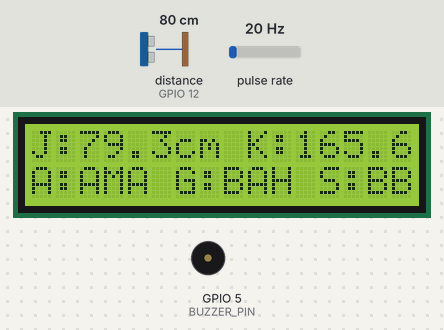
A sketch run on a simulated ESP32. Parts: 16×2 character LCD, buzzer (waves = sounding, pin HIGH). Wiring (inferred from the names in the program): ultrasonic range finder: trigger GPIO 13; echo GPIO 12; pulse sensor: data GPIO 4. The inputs (shaded band) are chosen by the test bench; at power-on: distance to the obstacle (sensor on GPIO 12) 80 cm, pulse rate 20 Hz. The echo pulse lasts 58.3 µs per cm; WiFi joins after 1.5 s; servers stay silent unless stated; pins used as bus, display or sensor lines are not drawn; what the sketch prints to the serial monitor is not drawn.

Above: at 10.2 s.
10.3 s: distance to the obstacle (sensor on GPIO 12) set to 2 cm
At 12.5 s:
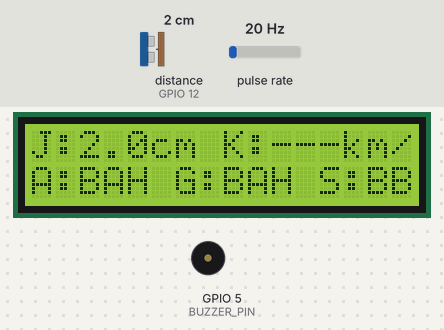
16.0 s: pulse rate (sensor on GPIO 4) set to 4 Hz
At 21.5 s:
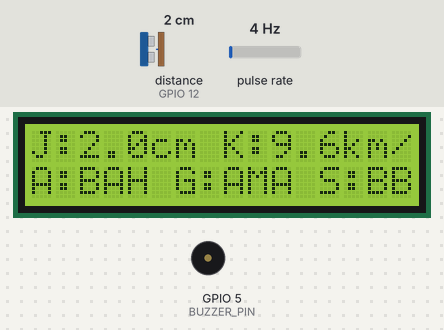
21.7 s: distance to the obstacle (sensor on GPIO 12) set to 35 cm
At 24.1 s:
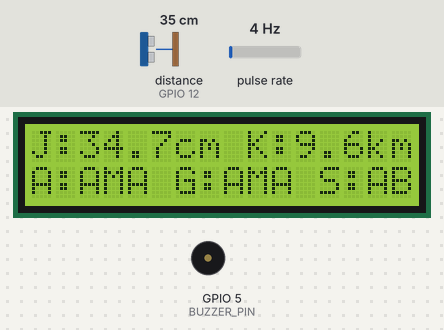
24.5 s: distance to the obstacle (sensor on GPIO 12) set to 23 cm
At 25.6 s:
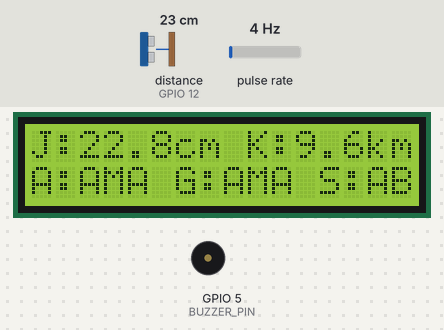
26.5 s: distance to the obstacle (sensor on GPIO 12) set to 18 cm
At 27.8 s:
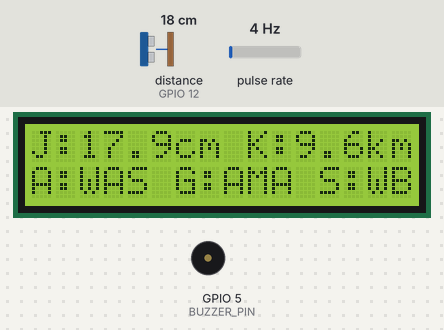
32.2 s: pulse rate (sensor on GPIO 4) set to 50 Hz
At 34.2 s:
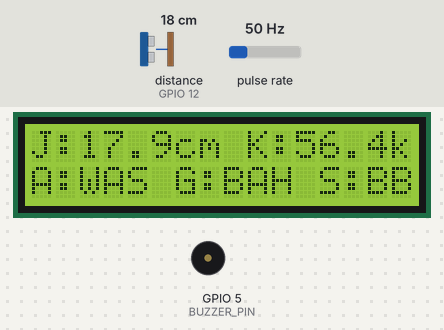
Timing chart, 0 to 38.6 s (numbered marks = the images above; inputs shaded):
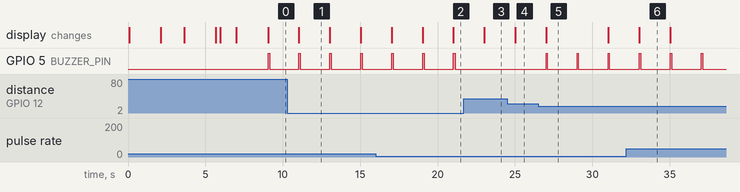

The sketch:

main.ino
```cpp
// =====================================================
// KODE FINAL - OPTIMASI UNTUK GRAFIK BLYNK
// MONITORING PESISIR + BLYNK + WIFIMANAGER
// =====================================================

#define BLYNK_TEMPLATE_ID "TMPL5f7ipGN7a"
#define BLYNK_TEMPLATE_NAME "Monitoring Air Laut"
#define BLYNK_AUTH_TOKEN "soYvnfBg4ZZMvK52VmuE2-98cx1CaXaa"

// Aktifkan debug Blynk
#define BLYNK_PRINT Serial
#define BLYNK_DEBUG

#include <WiFi.h>
#include <BlynkSimpleEsp32.h>
#include <Wire.h>
#include <LiquidCrystal_I2C.h>
#include <WiFiManager.h>

// =====================================================
// KONFIGURASI PIN
// =====================================================
#define SDA_PIN 21
#define SCL_PIN 22
#define TRIG_PIN 13
#define ECHO_PIN 12
#define ANEMO_PIN 4
#define BUZZER_PIN 5

// =====================================================
// KONFIGURASI BLYNK VIRTUAL PINS
// =====================================================
#define V0 0  // Ketinggian Air (Double - cm)
#define V1 1  // Kecepatan Angin (Double - km/h)
#define V2 2  // Status Air (String)
#define V3 3  // Status Angin (String)
#define V4 4  // Status Sistem (String)

// =====================================================
// KONSTANTA
// =====================================================
const float AIR_BAHAYA = 10.0;
const float AIR_WASPADA = 20.0;
const float ANGIN_WASPADA = 10.0;
const float ANGIN_BAHAYA = 20.0;

// =====================================================
// INISIALISASI
// =====================================================
LiquidCrystal_I2C lcd(0x27, 16, 2);
BlynkTimer timer;
WiFiManager wifiManager;

// =====================================================
// VARIABEL
// =====================================================
float waterDistance = 0;
float windSpeed = 0;
String waterStatus = "AMAN";
String windStatus = "AMAN";
String overallStatus = "AMAN";

volatile unsigned int windCounter = 0;
unsigned long lastWindTime = 0;
const float WIND_FACTOR = 2.4;

bool blynkConnected = false;
bool wifiConnected = false;

// Counter untuk debugging
int sendCount = 0;

// =====================================================
// INTERRUPT
// =====================================================
void IRAM_ATTR windISR() {
  windCounter++;
}

// =====================================================
// BACA SENSOR
// =====================================================
float readWaterDistance() {
  digitalWrite(TRIG_PIN, LOW);
  delayMicroseconds(2);
  digitalWrite(TRIG_PIN, HIGH);
  delayMicroseconds(10);
  digitalWrite(TRIG_PIN, LOW);

  long duration = pulseIn(ECHO_PIN, HIGH, 30000);

  if (duration == 0) {
    return -1;
  }

  float distance = duration * 0.034 / 2;
  return distance;
}

float readWindSpeed() {
  unsigned long currentTime = millis();

  if (currentTime - lastWindTime >= 2000) {
    float rotations = windCounter;
    windCounter = 0;
    lastWindTime = currentTime;

    float speed = (rotations / 2.0) * WIND_FACTOR;
    return speed;
  }

  return -1;
}

String determineWaterStatus(float distance) {
  if (distance < 0) return "ERROR";
  if (distance <= AIR_BAHAYA) return "BAHAYA";
  if (distance <= AIR_WASPADA) return "WASPADA";
  return "AMAN";
}

String determineWindStatus(float speed) {
  if (speed < 0) return "ERROR";
  if (speed >= ANGIN_BAHAYA) return "BAHAYA";
  if (speed >= ANGIN_WASPADA) return "WASPADA";
  return "AMAN";
}

// =====================================================
// KIRIM DATA KE BLYNK - VERSI OPTIMAL
// =====================================================
void sendToBlynk() {
  sendCount++;

  // Cek koneksi Blynk
  if (!Blynk.connected()) {
    Serial.println("⚠️ BLYNK TIDAK TERHUBUNG! Mencoba reconnect...");
    if (Blynk.connect(5000)) {
      Serial.println("✅ Blynk berhasil reconnect!");
    } else {
      Serial.println("❌ Blynk gagal reconnect!");
      return;
    }
  }

  // --- BACA SENSOR ---
  waterDistance = readWaterDistance();
  waterStatus = determineWaterStatus(waterDistance);

  windSpeed = readWindSpeed();
  if (windSpeed >= 0) {
    windStatus = determineWindStatus(windSpeed);
  }

  // --- KIRIM KE BLYNK ---
  Serial.println("========================================");
  Serial.print("📤 Pengiriman ke-#");
  Serial.println(sendCount);

  // KIRIM V0 - Ketinggian Air (HANYA jika valid)
  if (waterDistance >= 0) {
    Blynk.virtualWrite(V0, waterDistance);
    Serial.print("✅ V0 (Ketinggian Air): ");
    Serial.print(waterDistance);
    Serial.println(" cm");
  } else {
    Serial.println("❌ V0 SKIP - Data air invalid (-1)");
  }

  // KIRIM V1 - Kecepatan Angin (HANYA jika valid)
  if (windSpeed >= 0) {
    Blynk.virtualWrite(V1, windSpeed);
    Serial.print("✅ V1 (Kecepatan Angin): ");
    Serial.print(windSpeed);
    Serial.println(" km/h");
  } else {
    Serial.println("❌ V1 SKIP - Data angin invalid (-1)");
  }

  // KIRIM V2 - Status Air (String - SELALU dikirim)
  Blynk.virtualWrite(V2, waterStatus);
  Serial.print("✅ V2 (Status Air): ");
  Serial.println(waterStatus);

  // KIRIM V3 - Status Angin (String - SELALU dikirim)
  Blynk.virtualWrite(V3, windStatus);
  Serial.print("✅ V3 (Status Angin): ");
  Serial.println(windStatus);

  // KIRIM V4 - Status Sistem
  if (waterStatus == "BAHAYA" || windStatus == "BAHAYA") {
    overallStatus = "BAHAYA";
  } else if (waterStatus == "WASPADA" || windStatus == "WASPADA") {
    overallStatus = "WASPADA";
  } else {
    overallStatus = "AMAN";
  }
  Blynk.virtualWrite(V4, overallStatus);
  Serial.print("✅ V4 (Status Sistem): ");
  Serial.println(overallStatus);

  Serial.println("========================================");

  // Update LCD
  updateLCD(waterDistance, windSpeed, waterStatus, windStatus, overallStatus);

  // Buzzer
  if (overallStatus == "BAHAYA") {
    digitalWrite(BUZZER_PIN, HIGH);
    delay(100);
    digitalWrite(BUZZER_PIN, LOW);
    delay(100);
  } else if (overallStatus == "WASPADA") {
    digitalWrite(BUZZER_PIN, HIGH);
    delay(50);
    digitalWrite(BUZZER_PIN, LOW);
    delay(450);
  } else {
    digitalWrite(BUZZER_PIN, LOW);
  }
}

// =====================================================
// UPDATE LCD
// =====================================================
void updateLCD(float distance, float speed, String wStatus, String wWind, String overall) {
  lcd.clear();

  lcd.setCursor(0, 0);
  lcd.print("J:");
  if (distance >= 0) {
    lcd.print(distance, 1);
  } else {
    lcd.print("ERR");
  }
  lcd.print("cm K:");
  if (speed >= 0) {
    lcd.print(speed, 1);
  } else {
    lcd.print("---");
  }
  lcd.print("km/h");

  lcd.setCursor(0, 1);
  lcd.print("A:");
  lcd.print(wStatus.substring(0, 3));
  lcd.print(" G:");
  lcd.print(wWind.substring(0, 3));
  lcd.print(" S:");
  lcd.print(overall.substring(0, 3));

  lcd.setCursor(15, 1);
  if (Blynk.connected()) {
    lcd.print("B");
  } else if (wifiConnected) {
    lcd.print("W");
  } else {
    lcd.print(" ");
  }
}

// =====================================================
// CALLBACK BLYNK UNTUK DEBUG
// =====================================================
BLYNK_WRITE(V0) {
  double value = param.asDouble();
  Serial.print("🔔 CALLBACK V0 (Air): ");
  Serial.println(value);
}

BLYNK_WRITE(V1) {
  double value = param.asDouble();
  Serial.print("🔔 CALLBACK V1 (Angin): ");
  Serial.println(value);
}

BLYNK_WRITE(V2) {
  String value = param.asStr();
  Serial.print("🔔 CALLBACK V2 (Status Air): ");
  Serial.println(value);
}

BLYNK_WRITE(V3) {
  String value = param.asStr();
  Serial.print("🔔 CALLBACK V3 (Status Angin): ");
  Serial.println(value);
}

BLYNK_WRITE(V4) {
  String value = param.asStr();
  Serial.print("🔔 CALLBACK V4 (Status Sistem): ");
  Serial.println(value);
}

// =====================================================
// KONEKSI WIFI
// =====================================================
void connectWiFi() {
  Serial.println("\n📶 WiFiManager - Setup WiFi");

  lcd.clear();
  lcd.print("WiFi Setup");
  lcd.setCursor(0, 1);
  lcd.print("AP: ESP32-Monitor");

  wifiManager.setConfigPortalTimeout(120);

  if (!wifiManager.autoConnect("ESP32-Monitoring", "12345678")) {
    Serial.println("❌ Gagal konek WiFi");
    ESP.restart();
  }

  wifiConnected = true;
  Serial.println("✅ WiFi TERHUBUNG!");
  Serial.print("IP: ");
  Serial.println(WiFi.localIP());

  lcd.clear();
  lcd.print("WiFi OK!");
  lcd.setCursor(0, 1);
  lcd.print(WiFi.localIP().toString());
  delay(2000);

  connectBlynk();
}

// =====================================================
// KONEKSI BLYNK
// =====================================================
void connectBlynk() {
  Serial.println("🔗 Menghubungkan ke Blynk...");

  lcd.clear();
  lcd.print("Blynk Connect");

  Blynk.config(BLYNK_AUTH_TOKEN);

  if (Blynk.connect(10000)) {
    Serial.println("✅ BLYNK TERHUBUNG!");
    Serial.print("📊 Template: ");
    Serial.println(BLYNK_TEMPLATE_NAME);
    Serial.print("🔑 Auth: ");
    Serial.println(BLYNK_AUTH_TOKEN);

    blynkConnected = true;
    lcd.setCursor(0, 1);
    lcd.print("Connected!  ");
    delay(1000);
  } else {
    Serial.println("❌ BLYNK GAGAL TERHUBUNG!");
    blynkConnected = false;
    lcd.setCursor(0, 1);
    lcd.print("Blynk Failed");
    delay(2000);
  }
}

// =====================================================
// SETUP
// =====================================================
void setup() {
  Serial.begin(115200);
  Serial.println("\n=== 🌊 MONITORING PESISIR ===");
  Serial.println("=== OPTIMASI GRAFIK BLYNK ===");

  // I2C & LCD
  Wire.begin(SDA_PIN, SCL_PIN);
  lcd.init();
  lcd.backlight();
  lcd.clear();
  lcd.print("Monitoring");
  lcd.setCursor(0, 1);
  lcd.print("Air Laut v3.2");
  delay(2000);

  // Pin
  pinMode(TRIG_PIN, OUTPUT);
  pinMode(ECHO_PIN, INPUT);
  pinMode(ANEMO_PIN, INPUT_PULLUP);
  pinMode(BUZZER_PIN, OUTPUT);

  // Interrupt Anemometer
  attachInterrupt(digitalPinToInterrupt(ANEMO_PIN), windISR, FALLING);

  // WiFi & Blynk
  connectWiFi();

  // TIMER: Kirim data setiap 2 detik
  timer.setInterval(2000L, sendToBlynk);

  // TIMER: Cek koneksi Blynk setiap 10 detik
  timer.setInterval(10000L, []() {
    if (!Blynk.connected() && wifiConnected) {
      Serial.println("⚠️ Blynk reconnect...");
      Blynk.connect(5000);
    }
  });

  Serial.println("✅ Sistem siap!");
  lcd.clear();
  lcd.print("Sistem Siap");
  lcd.setCursor(0, 1);
  lcd.print("PIN4: Anemometer");
  delay(2000);
}

// =====================================================
// LOOP
// =====================================================
void loop() {
  Blynk.run();
  timer.run();
}
```

Measured:
- the behaviour switches between 21 and 20 cm on distance to the obstacle (sensor on GPIO 12) (found by bisection; images 4 and 5)
- after the input at 10.3 s, the display: changes after 0.73 s (image 1)
- after the input at 21.7 s, GPIO 5 (BUZZER_PIN): stays LOW (without the input it goes to HIGH after 1.3 s); the display: changes after 1.3 s (image 3)
- after the input at 24.5 s, the display: changes after 0.53 s (image 4)
- after the input at 26.5 s, GPIO 5 (BUZZER_PIN): alternates HIGH for 0.05 s and LOW for 1.9 s, starting after 0.53 s; the display: changes after 0.53 s (image 5)
- after the input at 32.2 s, the display: changes after 0.83 s (image 6)
- by itself, GPIO 5 (BUZZER_PIN): alternates HIGH for 0.10 s and LOW for 1.9 s
